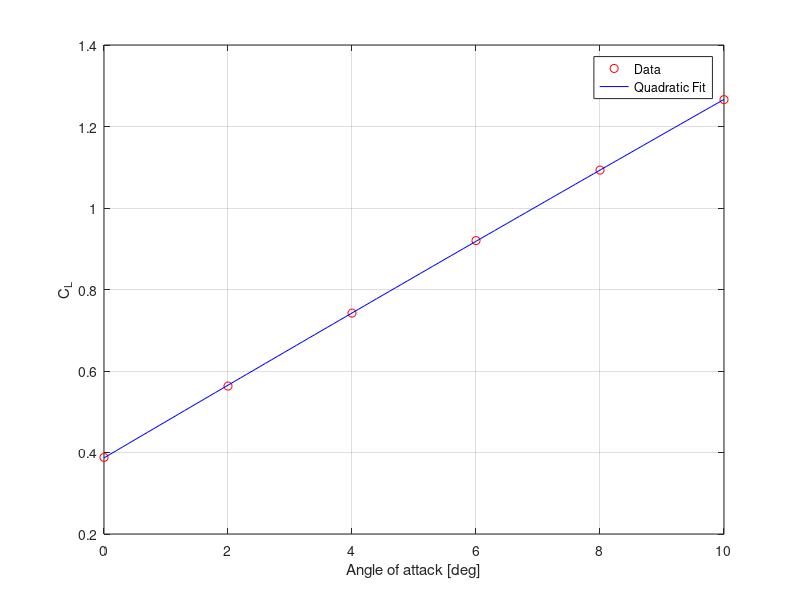

Write the MATLAB code that produced this figure.
% Polynomial fitting to assist in lift, drag, and alpha coefficient
% values and approximations for more accurate results

alpha_deg = [0, 2, 4, 6, 8, 10];   % degrees
CL_values = [0.388, 0.563, 0.742, 0.920, 1.093, 1.266]; % Values taken from boeing 737-800 paper

n = 2; % order of polynomial (quadratic)
polyCoeffs = polyfit(alpha_deg, CL_values, n);  % stores [a b c]

% Use polyCoeffs instead of p
CL_fun = @(alpha) polyCoeffs(1)*alpha.^2 + polyCoeffs(2)*alpha + polyCoeffs(3);

alpha_test = 0:0.1:10;
plot(alpha_deg, CL_values, 'ro', alpha_test, CL_fun(alpha_test), 'b-');
legend('Data','Quadratic Fit');
xlabel('Angle of attack [deg]');
ylabel('C_L');
grid on;

fprintf('C_L(alpha) = %.5f * alpha^2 + %.5f * alpha + %.5f\n', ...
    polyCoeffs(1), polyCoeffs(2), polyCoeffs(3));
